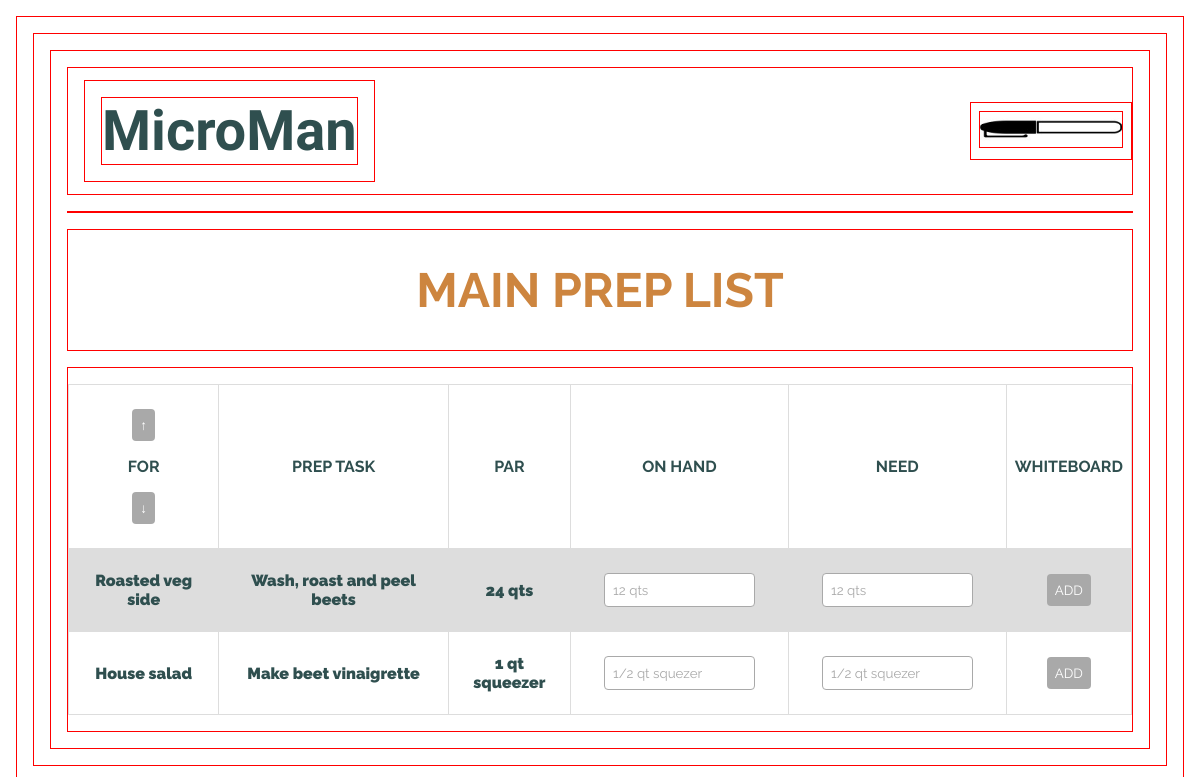
The page /prep/ on the database its author committed.
### base/models.py (models this page shows, shortened)
class Prep(models.Model):
  user = models.ForeignKey(CustomUser, related_name='prep', on_delete=models.SET_NULL, null=True)
  menu_headings = (
    ('Appetizers', 'Appetizers'),
    ('Entrees', 'Entrees'),
    ('Sides', 'Sides'),
    ('Desserts', 'Desserts'),
  )
  heading = models.CharField(max_length=10, choices=menu_headings, blank=True)
  flag_choices = (
    ('Low', 'Low'),
    ('Out', 'Out'),
    ('Dead', 'Dead'),
    ('Expiring', 'Expiring'),
  )
  flag = models.CharField(max_length=8, choices=flag_choices, blank=True)
  to_whiteboard = models.BooleanField(null=True)
  name = models.CharField(max_length=200)
  par = models.CharField(max_length=200)
  on_hand = models.CharField(max_length=200, blank=True)
  need = models.CharField(max_length=200, blank=True)
  exp_date = models.CharField(max_length=200, blank=True)
  updated = models.DateTimeField(auto_now=True)
  created = models.DateTimeField(auto_now_add=True)
  in_use = models.BooleanField()
  component_of = models.TextField() # need to make this choices but choices need to be updated somehow whenever a new dish is added
  details = models.TextField(blank=True)

### base/views.py (the view)
# urls.py: path('prep/', views.prep, name='prep'),
def prep(request):
    todos = Prep.objects.all()
    context = {'todos': todos}
    return render(request, 'prep.html', context)

### templates/prep.html (shortened to what this page needs)
{% extends 'main.html' %}
{% load static %}
{% block content %}
<h2 class='h2-header'>MAIN PREP LIST</h2>
  <div class='table-div'>
    <table>
      <tr>
        <th><button>&#8593;</button><br>FOR<br><button>&#8595;</button></th>
        <th>PREP TASK</th>
        <th>PAR</th>
        <th>ON HAND</th>
        <th>NEED</th>
        <th>WHITEBOARD</th>
      </tr>
      {% for todo in todos %}
      <tr>
        <td>{{ todo.component_of }}</td>
        <td>{{ todo.name }}</td>
        <td>{{ todo.par }}</td>
        <td><input class='table-input' value='{{ todo.on_hand }}' placeholder='Enter amount on hand'></input></td>
        <td><input class='table-input' value='{{ todo.need }}' placeholder='Enter amount needed'></input></td>
        <td><button value='{{ todo.to_whiteboard }}'>ADD</button></td>
      </tr>
      {% endfor %}
    </table>
  </div>
{% endblock content %}

### static/base/styles.css (style rules this page uses)
* { margin: 0; padding: 0; box-sizing: border-box; margin: 1rem; border: 1px solid red; }
body { font-family: 'Raleway', sans-serif; background-color:white; color:darkslategray; font-weight: 900; }
.h2-header { font-size: 3rem; text-align: center; padding: 2rem; }
h2 { color:peru; font-size: 2rem; }
button { background-color: darkgray; color: white; font-family: 'Raleway', sans-serif; padding: .5rem; border: none; border-radius: .25rem; }
.table-div { display: flex; flex-direction: column; align-items: center; justify-content: center; }
table { font-family: 'Raleway', sans-serif; border-collapse: collapse; width: 100%; padding: 1rem; }
th, td { border: 1px solid #dddddd; text-align: center; padding: .5rem; }
th { min-width: max-content; }
tr:nth-child(even) { background-color: #dddddd; }
.table-input { background-color: white; color: darkgray; font-family: 'Raleway', sans-serif; padding: .5rem; border: 1px solid darkgrey; border-radius: .25rem; width: 75%; }

### rows shown on the page
Prep: component_of "Roasted veg side", name "Wash, roast and peel beets", par "24 qts", on_hand "12 qts", need "12 qts"
Prep: component_of "House salad", name "Make beet vinaigrette", par "1 qt squeezer", on_hand "1/2 qt squezer", need "1/2 qt squezer"
